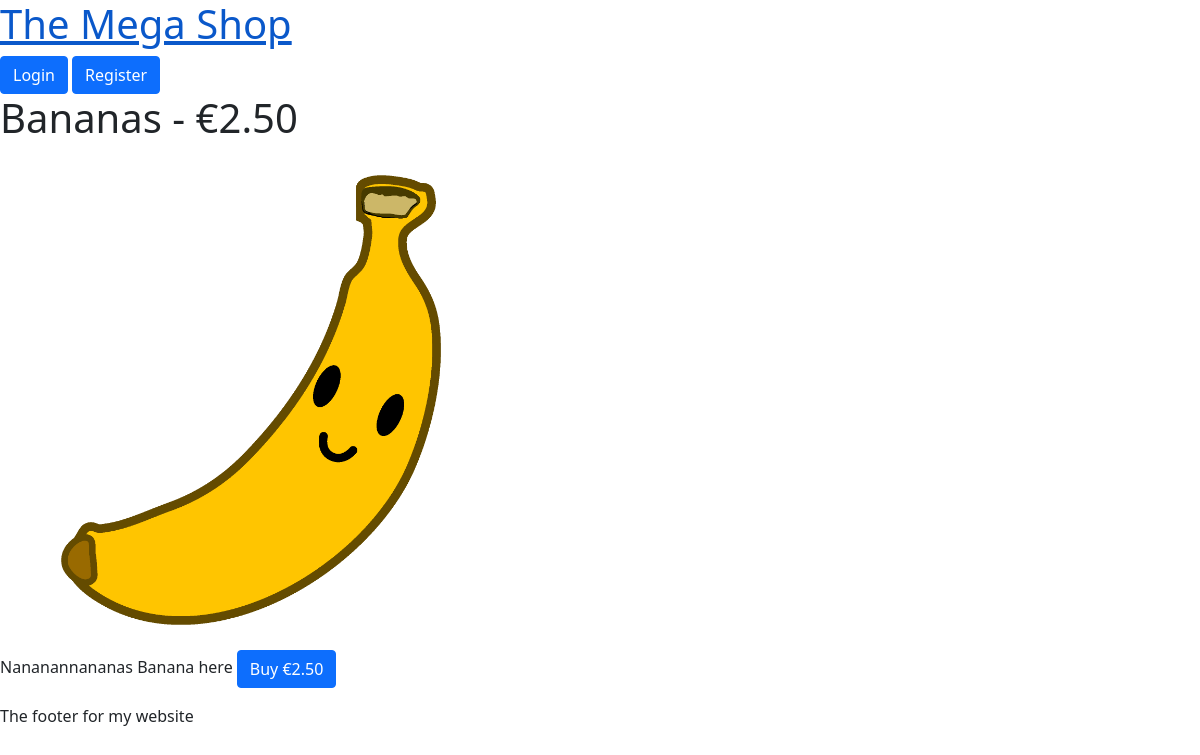
The page /products/1/ on the database its author committed.
### mikeshop/models.py (models this page shows)
class Product(models.Model):
    id = models.AutoField(primary_key=True)
    name = models.CharField(max_length=200, null=False)
    description = models.TextField(null = False)
    price = models.DecimalField(max_digits=6, decimal_places=2, default=0.0)
    product_image = models.FileField(upload_to='products')

### mikeshop/views.py (the view)
# urls.py: path('products/<int:prodid>/', views.product_individual, name="individual_product" ),
def product_individual(request, prodid):
    product = Product.objects.get(id=prodid)
    return render(request, 'individual_products.html', {'product':product})

### mikeshop/templates/individual_products.html (shortened to what this page needs)
{% extends 'base.html' %}
{% block content %}
<h1>{{product.name}} - €{{product.price}}</h1>
<img src="{{product.product_image.url}}" height="500" width="500">
<p>
    {{product.description}}
    <a href="/addbasket/{{product.id}}" class="btn btn-primary">Buy €{{product.price}}</a>
</p>
{% endblock %}

### rows shown on the page
Product: name "Bananas", price "2.50", product_image (picture), description "Nananannananas Banana here"
